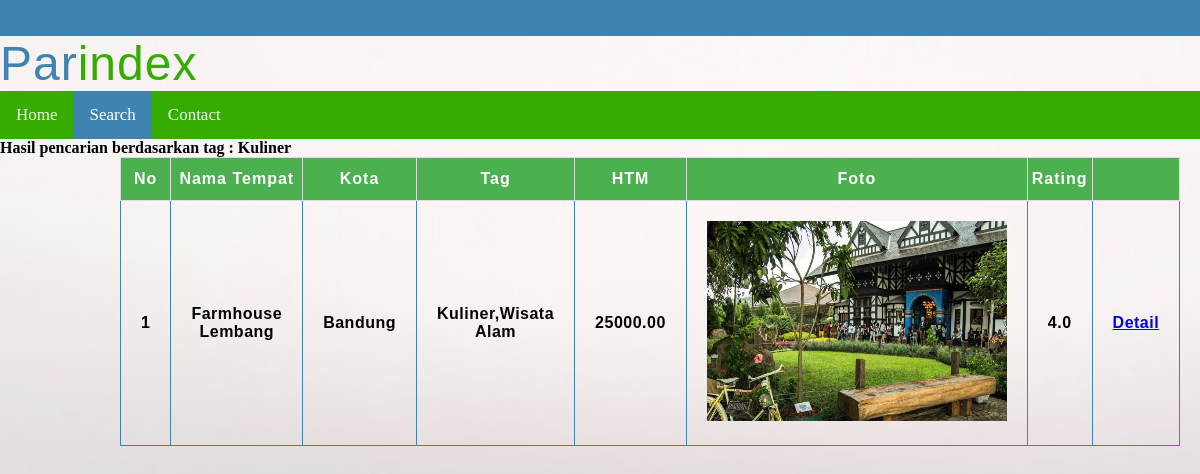
/sTag.php?cari=Kuliner, run on the app's committed database.
### tables this page shows
CREATE TABLE `tempatwisata` (
  `IDTEMPAT` char(10) NOT NULL,
  `IDKOTA` char(10) NOT NULL,
  `NAMATEMPAT` varchar(50) NOT NULL,
  `HTM` decimal(14,2) NOT NULL,
  `LOKASI` varchar(300) NOT NULL,
  `NOTELP` varchar(12) DEFAULT NULL,
  `WEBSITE` varchar(1024) DEFAULT NULL,
  `DESKRIPSI` longtext DEFAULT NULL,
  `RERATARATING` decimal(2,1) DEFAULT NULL,
  `JMHRATING` int(11) DEFAULT NULL
);

CREATE TABLE `kota` (
  `IDKOTA` char(10) NOT NULL,
  `NAMAKOTA` varchar(20) NOT NULL
);

CREATE TABLE `fotolokasi` (
  `FOTO` varchar(1024) NOT NULL,
  `IDTEMPAT` char(10) NOT NULL
);

### sTag.php (the view, shortened to what this page needs)
<!DOCTYPE html>
<html>
<head>
	<link rel="stylesheet" type="text/css" href="style.css">
	<link href="css/style.css" rel='stylesheet' type='text/css' />
</head>
<body>
	<div class="top-header"> </div>
	<div class="header">
		<div class="container">
			<div class="logo wow fadeInDown animated" data-wow-delay=".5s">
				<a>Par<span>index</span></a>
			</div>
		</div>
	</div>
	<div id="navbar">
	  <a href="index.php">Home</a>
	  <a class="active" href="search.php">Search</a>
	  <a href="contact.php">Contact</a>
	</div>
	<?php
	$host = mysqli_connect("localhost","root","","parindex");
	?>
	<table border="1" class="table">
	<?php
	if(isset($_GET['cari'])){
		$cari = $_GET['cari'];
		echo "<b>Hasil pencarian berdasarkan tag : ".$cari."</b>";
			if(empty($cari)){
				$q = "SELECT tempatwisata.IDTEMPAT,tempatwisata.NAMATEMPAT,kota.NAMAKOTA,GROUP_CONCAT(DISTINCT tag.TAG) as Tag,tempatwisata.HTM,fotolokasi.FOTO,tempatwisata.RERATARATING
						FROM tempatwisata,termasuk,kota,tag,fotolokasi
						WHERE kota.IDKOTA = tempatwisata.IDKOTA AND
							termasuk.IDTEMPAT = tempatwisata.IDTEMPAT AND
							tag.TAG=termasuk.TAG AND
							fotolokasi.IDTEMPAT = tempatwisata.IDTEMPAT
						GROUP BY tempatwisata.IDTEMPAT
						ORDER BY tempatwisata.NAMATEMPAT ASC";
			}
			else{
				$q = "SELECT tempatwisata.IDTEMPAT,tempatwisata.NAMATEMPAT,kota.NAMAKOTA,GROUP_CONCAT(DISTINCT tag.TAG) as Tag,tempatwisata.HTM,fotolokasi.FOTO,tempatwisata.RERATARATING
						FROM tempatwisata,termasuk,kota,tag,fotolokasi
						WHERE kota.IDKOTA = tempatwisata.IDKOTA AND
							termasuk.IDTEMPAT = tempatwisata.IDTEMPAT AND
							tag.TAG=termasuk.TAG AND
							fotolokasi.IDTEMPAT = tempatwisata.IDTEMPAT AND
							tempatwisata.IDTEMPAT IN(
								SELECT IDTEMPAT
								FROM tag,termasuk
								WHERE termasuk.TAG=tag.TAG AND
								tag.TAG LIKE '%$cari%'
							)
						GROUP BY tempatwisata.IDTEMPAT
						ORDER BY tempatwisata.NAMATEMPAT ASC";
			}
			$query_mysql = mysqli_query($host,$q);
	}
	else{
		$query_mysql = mysqli_query($host,"SELECT * FROM user")or die(mysql_error());
	}
		$nomor = 1;
		if(mysqli_num_rows($query_mysql) > 0){ ?>
		<tr>
			<th>No</th>
			<th>Nama Tempat</th>
			<th>Kota</th>
			<th>Tag</th>
            <th>HTM</th>
			<th>Foto</th>
			<th>Rating</th>
			<th></th>
		</tr>
		<?php while($data = mysqli_fetch_array($query_mysql)){
		?>
		<tr>
			<td><?php echo $nomor++; ?></td>
			<td><?php echo $data['NAMATEMPAT']; ?></td>
			<td><?php echo $data['NAMAKOTA']; ?></td>
			<td><?php echo $data['Tag']; ?></td>
			<td><?php echo $data['HTM']; ?></td>
            <td><img src="<?php echo "file/".$data['FOTO']; ?>" style="width:300px;height:200px;"></td>
			<td><?php echo $data['RERATARATING']; ?></td>
			<td>
				<a class="edit" href="detail.php?id=<?php echo $data['IDTEMPAT']; ?>">Detail</a>
			</td>
		</tr>
		<?php } } else { echo "<br>No entry data found"; } ?>
	</table>
</body>
</html>

### css/style.css (style rules this page uses)
body { margin: 0; background-image: url("image/3.jpg"); background-attachment: fixed; background-position: center; height: 100%; width: 100%; background-repeat: no-repeat; background-size: cover; }
.logo a { color: #3F84B1; letter-spacing: 1px; font-size: 3em; font-weight: 400; display: block; text-decoration: none; font-family: 'Oswald', sans-serif; }
.logo span { color:#34ad00; }
.top-header { background-color: #3F84B1; border-bottom: 0 none; height: 36px; line-height: 35px; }
#navbar { z-index: 100; overflow: hidden; background-color: #34ad00; }
#navbar a { float: left; display: block; color: #f2f2f2; text-align: center; padding: 14px 16px; text-decoration: none; font-size: 17px; }
#navbar a.active { background-color: #3F84B1; color: white; }
table { font-family: "Trebuchet MS", Arial, Helvetica, sans-serif; font-weight: bold; margin-left:10%; margin-right:10%; border-collapse: collapse; text-align: center; }
td { border: 1.5px solid #3F84B1; padding: 20px; }
th { border: 1px solid #ddd; padding-top: 12px; padding-bottom: 12px; text-align: center; background-color: #4CAF50; color: white; }
th { letter-spacing: 1px; }
td { letter-spacing: 0.5px; }

### data on the page
tempatwisata: NAMATEMPAT "Farmhouse Lembang", IDKOTA.NAMAKOTA "Bandung", Tag "Kuliner,Wisata Alam", HTM "25000.00", fotolokasi.FOTO (picture), RERATARATING "4.0"

### other printed values
$cari "Kuliner"
